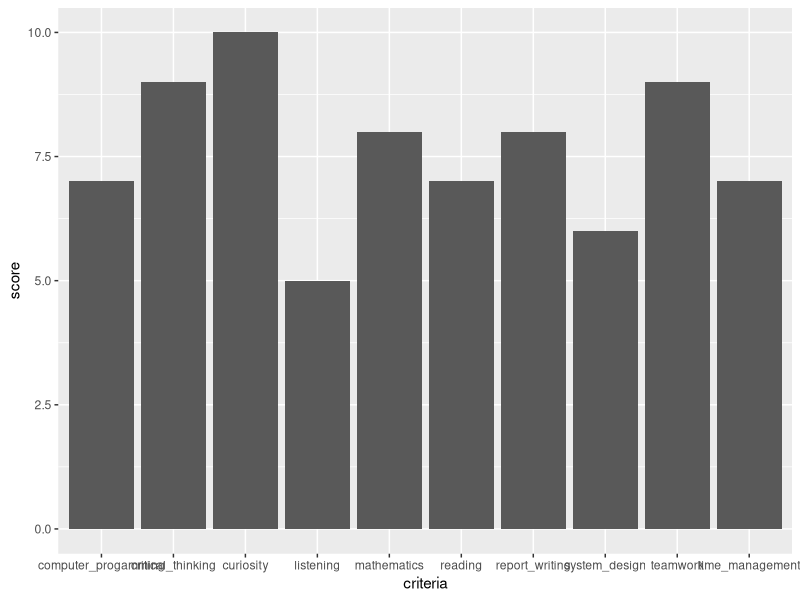

This figure's R source:
# Create my data science profile

criteria <- c("reading", "critical_thinking", "time_management", "mathematics", "computer_progamming", "system_design", "report_writing", "listening", "teamwork", "curiosity")
score <- c(7, 9, 7, 8, 7, 6, 8, 5, 9, 10)

data_science_profile <- data.frame(criteria, score)

data_science_profile

library(ggplot2)

ggplot(data=data_science_profile, aes(x=criteria, y=score)) +
  geom_bar(stat="identity")